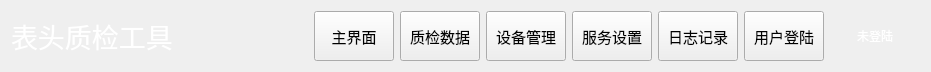
<?xml version="1.0" encoding="UTF-8"?>
<ui version="4.0">
 <class>NavBarWid</class>
 <widget class="QWidget" name="NavBarWid">
  <property name="geometry">
   <rect>
    <x>0</x>
    <y>0</y>
    <width>931</width>
    <height>72</height>
   </rect>
  </property>
  <property name="windowTitle">
   <string>Form</string>
  </property>
  <layout class="QGridLayout" name="gridLayout">
   <item row="0" column="5">
    <widget class="QPushButton" name="setBtn">
     <property name="maximumSize">
      <size>
       <width>200</width>
       <height>50</height>
      </size>
     </property>
     <property name="font">
      <font>
       <family>微软雅黑</family>
       <pointsize>11</pointsize>
      </font>
     </property>
     <property name="text">
      <string>服务设置</string>
     </property>
    </widget>
   </item>
   <item row="0" column="6">
    <widget class="QPushButton" name="logBtn">
     <property name="maximumSize">
      <size>
       <width>200</width>
       <height>50</height>
      </size>
     </property>
     <property name="font">
      <font>
       <family>微软雅黑</family>
       <pointsize>11</pointsize>
      </font>
     </property>
     <property name="text">
      <string>日志记录</string>
     </property>
    </widget>
   </item>
   <item row="0" column="9">
    <widget class="QLabel" name="userLab">
     <property name="minimumSize">
      <size>
       <width>90</width>
       <height>0</height>
      </size>
     </property>
     <property name="styleSheet">
      <string notr="true">color: rgb(255, 255, 255);</string>
     </property>
     <property name="text">
      <string>未登陆</string>
     </property>
     <property name="alignment">
      <set>Qt::AlignCenter</set>
     </property>
    </widget>
   </item>
   <item row="0" column="2">
    <widget class="QPushButton" name="homeBtn">
     <property name="maximumSize">
      <size>
       <width>200</width>
       <height>50</height>
      </size>
     </property>
     <property name="font">
      <font>
       <family>微软雅黑</family>
       <pointsize>11</pointsize>
      </font>
     </property>
     <property name="text">
      <string>主界面</string>
     </property>
    </widget>
   </item>
   <item row="0" column="1">
    <spacer name="horizontalSpacer">
     <property name="orientation">
      <enum>Qt::Horizontal</enum>
     </property>
     <property name="sizeHint" stdset="0">
      <size>
       <width>52</width>
       <height>20</height>
      </size>
     </property>
    </spacer>
   </item>
   <item row="0" column="7">
    <widget class="QPushButton" name="loginBtn">
     <property name="maximumSize">
      <size>
       <width>200</width>
       <height>50</height>
      </size>
     </property>
     <property name="font">
      <font>
       <family>微软雅黑</family>
       <pointsize>11</pointsize>
      </font>
     </property>
     <property name="text">
      <string>用户登陆</string>
     </property>
    </widget>
   </item>
   <item row="0" column="0">
    <widget class="QLabel" name="label">
     <property name="font">
      <font>
       <family>微软雅黑</family>
       <pointsize>20</pointsize>
      </font>
     </property>
     <property name="styleSheet">
      <string notr="true">color: rgb(255, 255, 255);</string>
     </property>
     <property name="text">
      <string>表头质检工具</string>
     </property>
    </widget>
   </item>
   <item row="0" column="3">
    <widget class="QPushButton" name="dataBtn">
     <property name="maximumSize">
      <size>
       <width>200</width>
       <height>50</height>
      </size>
     </property>
     <property name="font">
      <font>
       <family>微软雅黑</family>
       <pointsize>11</pointsize>
      </font>
     </property>
     <property name="text">
      <string>质检数据</string>
     </property>
    </widget>
   </item>
   <item row="0" column="4">
    <widget class="QPushButton" name="devBtn">
     <property name="maximumSize">
      <size>
       <width>200</width>
       <height>50</height>
      </size>
     </property>
     <property name="font">
      <font>
       <family>微软雅黑</family>
       <pointsize>11</pointsize>
      </font>
     </property>
     <property name="text">
      <string>设备管理</string>
     </property>
    </widget>
   </item>
  </layout>
 </widget>
 <resources/>
 <connections/>
</ui>
